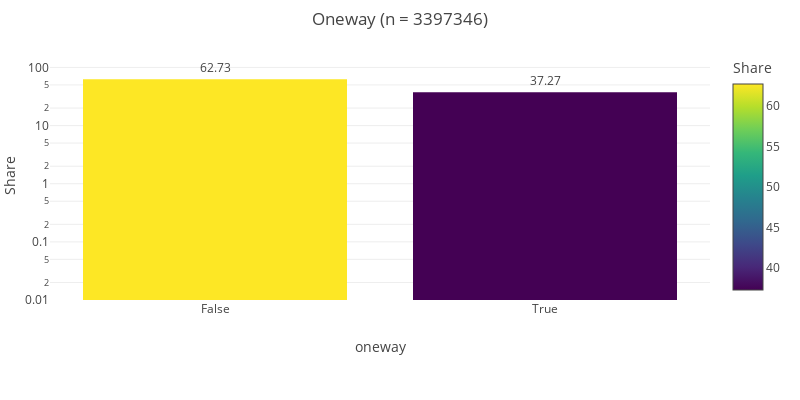
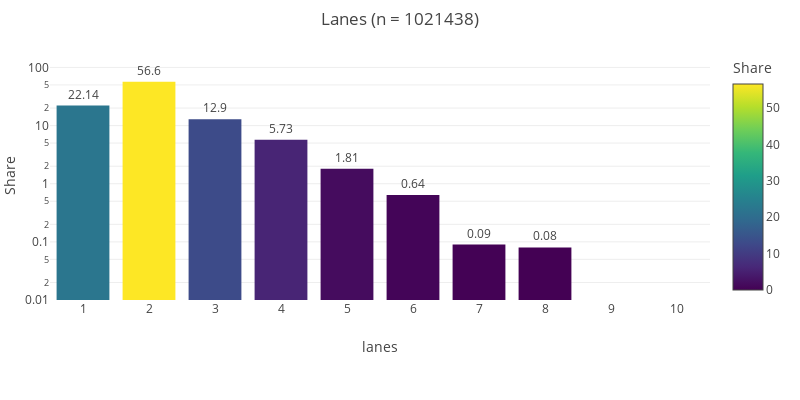
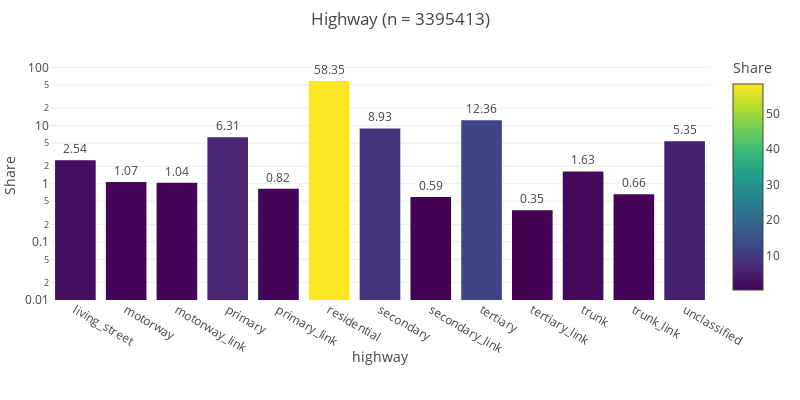
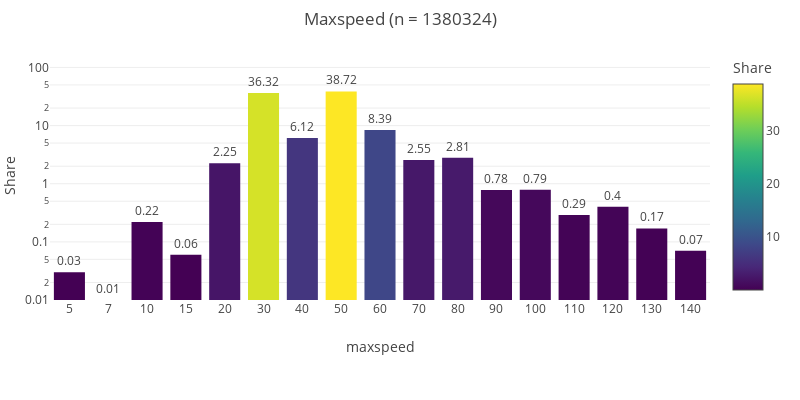

The code cell stored with these charts, in order, in its notebook:
### Code cell
for feature_name, features in feature_items:
    feature_counts = pd.DataFrame(edges_long[feature_name].value_counts().reindex(features, fill_value=0))
    feature_shares = round(100 * feature_counts / feature_counts.sum(), 2).rename(columns={feature_name: "Share"})
    feature_shares = feature_shares.set_index(feature_shares.index.map(lambda x: x.split("_", 1)[1]))
    fig = px.bar(
        feature_shares.reset_index(), 
        x="index",
        y="Share", 
        text="Share",
        color="Share",
        width=800,
        height=400, 
        title=(f"{feature_name.capitalize()} (n = {feature_counts[feature_name].sum()})"), 
        log_y=True,
    )
    fig.update_layout(
        xaxis = dict(
            # tickmode = 'linear',
            type="category",
            title = feature_name
        ),
        yaxis = dict(
            title = "Share",
            range = [-2, 2.3]
        ),
        margin=dict(l=50, r=50, t=50, b=100),
        showlegend=False
    )
    fig.update_traces( textposition='outside')
    fig.write_image(FIGURES_DIR / f"feature_{feature_name}_shares.jpg")
    fig.show()

### Figure 1 — Plotly figure (JSON) as saved in the notebook; plotly's stock layout.template omitted (floating-point values rounded to 4 significant figures)
{"data": [{"alignmentgroup": "True", "hovertemplate": "index=%{x}<br>Share=%{marker.color}<extra></extra>", "legendgroup": "", "marker": {"color": [62.73, 37.27], "coloraxis": "coloraxis", "pattern": {"shape": ""}}, "name": "", "offsetgroup": "", "orientation": "v", "showlegend": false, "text": [62.73, 37.27], "textposition": "outside", "type": "bar", "x": ["False", "True"], "xaxis": "x", "y": [62.73, 37.27], "yaxis": "y"}], "layout": {"barmode": "relative", "coloraxis": {"colorbar": {"title": {"text": "Share"}}, "colorscale": [[0, "#440154"], [0.1111, "#482878"], [0.2222, "#3e4989"], [0.3333, "#31688e"], [0.4444, "#26828e"], [0.5556, "#1f9e89"], [0.6667, "#35b779"], [0.7778, "#6ece58"], [0.8889, "#b5de2b"], [1, "#fde725"]]}, "height": 400, "legend": {"tracegroupgap": 0}, "margin": {"b": 100, "l": 50, "r": 50, "t": 50}, "showlegend": false, "title": {"text": "Oneway (n = 3397346)"}, "width": 800, "xaxis": {"anchor": "y", "domain": [0, 1], "title": {"text": "oneway"}, "type": "category"}, "yaxis": {"anchor": "x", "domain": [0, 1], "range": [-2, 2.3], "title": {"text": "Share"}, "type": "log"}}}

### Figure 2 — Plotly figure (JSON) as saved in the notebook; plotly's stock layout.template omitted (floating-point values rounded to 4 significant figures)
{"data": [{"alignmentgroup": "True", "hovertemplate": "index=%{x}<br>Share=%{marker.color}<extra></extra>", "legendgroup": "", "marker": {"color": [22.14, 56.6, 12.9, 5.73, 1.81, 0.64, 0.09, 0.08, 0, 0], "coloraxis": "coloraxis", "pattern": {"shape": ""}}, "name": "", "offsetgroup": "", "orientation": "v", "showlegend": false, "text": [22.14, 56.6, 12.9, 5.73, 1.81, 0.64, 0.09, 0.08, 0, 0], "textposition": "outside", "type": "bar", "x": ["1", "2", "3", "4", "5", "6", "7", "8", "9", "10"], "xaxis": "x", "y": [22.14, 56.6, 12.9, 5.73, 1.81, 0.64, 0.09, 0.08, 0, 0], "yaxis": "y"}], "layout": {"barmode": "relative", "coloraxis": {"colorbar": {"title": {"text": "Share"}}, "colorscale": [[0, "#440154"], [0.1111, "#482878"], [0.2222, "#3e4989"], [0.3333, "#31688e"], [0.4444, "#26828e"], [0.5556, "#1f9e89"], [0.6667, "#35b779"], [0.7778, "#6ece58"], [0.8889, "#b5de2b"], [1, "#fde725"]]}, "height": 400, "legend": {"tracegroupgap": 0}, "margin": {"b": 100, "l": 50, "r": 50, "t": 50}, "showlegend": false, "title": {"text": "Lanes (n = 1021438)"}, "width": 800, "xaxis": {"anchor": "y", "domain": [0, 1], "title": {"text": "lanes"}, "type": "category"}, "yaxis": {"anchor": "x", "domain": [0, 1], "range": [-2, 2.3], "title": {"text": "Share"}, "type": "log"}}}

### Figure 3 — Plotly figure (JSON) as saved in the notebook; plotly's stock layout.template omitted (floating-point values rounded to 4 significant figures)
{"data": [{"alignmentgroup": "True", "hovertemplate": "index=%{x}<br>Share=%{marker.color}<extra></extra>", "legendgroup": "", "marker": {"color": [2.54, 1.07, 1.04, 6.31, 0.82, 58.35, 8.93, 0.59, 12.36, 0.35, 1.63, 0.66, 5.35], "coloraxis": "coloraxis", "pattern": {"shape": ""}}, "name": "", "offsetgroup": "", "orientation": "v", "showlegend": false, "text": [2.54, 1.07, 1.04, 6.31, 0.82, 58.35, 8.93, 0.59, 12.36, 0.35, 1.63, 0.66, 5.35], "textposition": "outside", "type": "bar", "x": ["living_street", "motorway", "motorway_link", "primary", "primary_link", "residential", "secondary", "secondary_link", "tertiary", "tertiary_link", "trunk", "trunk_link", "unclassified"], "xaxis": "x", "y": [2.54, 1.07, 1.04, 6.31, 0.82, 58.35, 8.93, 0.59, 12.36, 0.35, 1.63, 0.66, 5.35], "yaxis": "y"}], "layout": {"barmode": "relative", "coloraxis": {"colorbar": {"title": {"text": "Share"}}, "colorscale": [[0, "#440154"], [0.1111, "#482878"], [0.2222, "#3e4989"], [0.3333, "#31688e"], [0.4444, "#26828e"], [0.5556, "#1f9e89"], [0.6667, "#35b779"], [0.7778, "#6ece58"], [0.8889, "#b5de2b"], [1, "#fde725"]]}, "height": 400, "legend": {"tracegroupgap": 0}, "margin": {"b": 100, "l": 50, "r": 50, "t": 50}, "showlegend": false, "title": {"text": "Highway (n = 3395413)"}, "width": 800, "xaxis": {"anchor": "y", "domain": [0, 1], "title": {"text": "highway"}, "type": "category"}, "yaxis": {"anchor": "x", "domain": [0, 1], "range": [-2, 2.3], "title": {"text": "Share"}, "type": "log"}}}

### Figure 4 — Plotly figure (JSON) as saved in the notebook; plotly's stock layout.template omitted (floating-point values rounded to 4 significant figures)
{"data": [{"alignmentgroup": "True", "hovertemplate": "index=%{x}<br>Share=%{marker.color}<extra></extra>", "legendgroup": "", "marker": {"color": [0.03, 0.01, 0.22, 0.06, 2.25, 36.32, 6.12, 38.72, 8.39, 2.55, 2.81, 0.78, 0.79, 0.29, 0.4, 0.17, 0.07], "coloraxis": "coloraxis", "pattern": {"shape": ""}}, "name": "", "offsetgroup": "", "orientation": "v", "showlegend": false, "text": [0.03, 0.01, 0.22, 0.06, 2.25, 36.32, 6.12, 38.72, 8.39, 2.55, 2.81, 0.78, 0.79, 0.29, 0.4, 0.17, 0.07], "textposition": "outside", "type": "bar", "x": ["5", "7", "10", "15", "20", "30", "40", "50", "60", "70", "80", "90", "100", "110", "120", "130", "140"], "xaxis": "x", "y": [0.03, 0.01, 0.22, 0.06, 2.25, 36.32, 6.12, 38.72, 8.39, 2.55, 2.81, 0.78, 0.79, 0.29, 0.4, 0.17, 0.07], "yaxis": "y"}], "layout": {"barmode": "relative", "coloraxis": {"colorbar": {"title": {"text": "Share"}}, "colorscale": [[0, "#440154"], [0.1111, "#482878"], [0.2222, "#3e4989"], [0.3333, "#31688e"], [0.4444, "#26828e"], [0.5556, "#1f9e89"], [0.6667, "#35b779"], [0.7778, "#6ece58"], [0.8889, "#b5de2b"], [1, "#fde725"]]}, "height": 400, "legend": {"tracegroupgap": 0}, "margin": {"b": 100, "l": 50, "r": 50, "t": 50}, "showlegend": false, "title": {"text": "Maxspeed (n = 1380324)"}, "width": 800, "xaxis": {"anchor": "y", "domain": [0, 1], "title": {"text": "maxspeed"}, "type": "category"}, "yaxis": {"anchor": "x", "domain": [0, 1], "range": [-2, 2.3], "title": {"text": "Share"}, "type": "log"}}}
